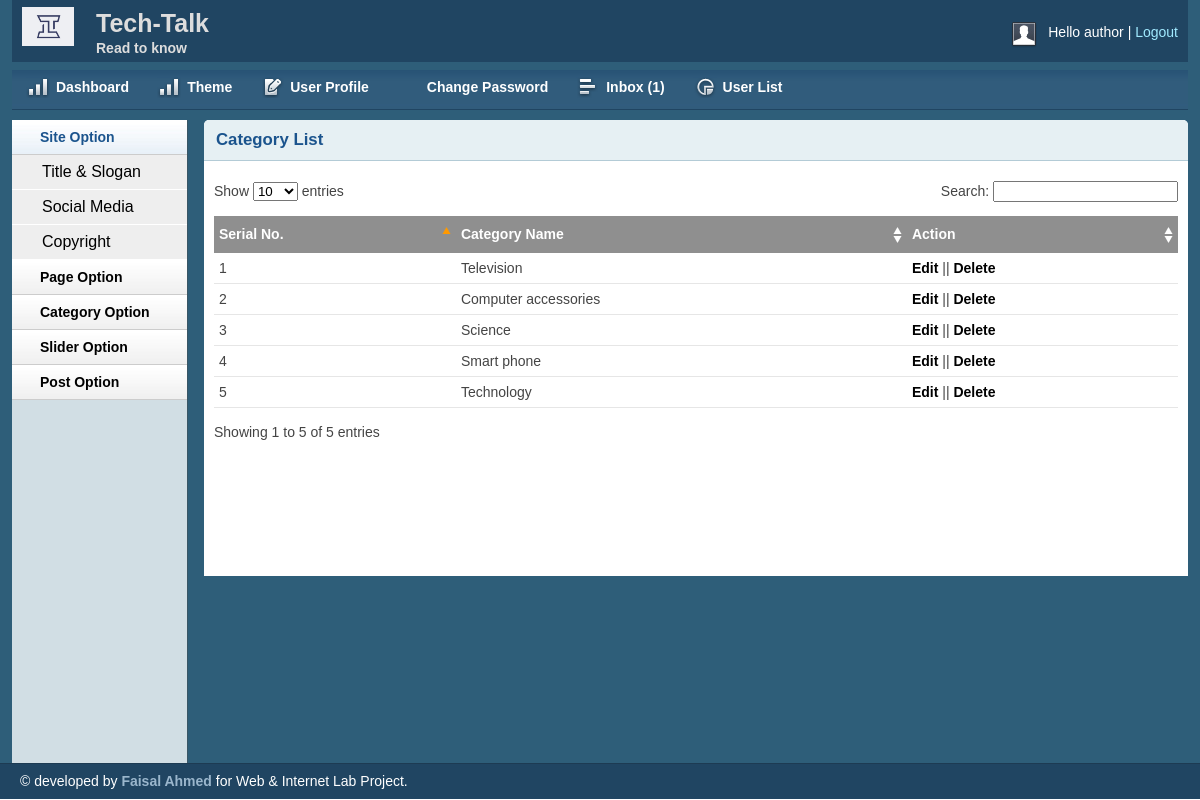
Screenshot of /admin/catlist.php (signed in) with the database file from the repository.
### tables this page shows
CREATE TABLE `tbl_category` (
  `id` int(11) NOT NULL,
  `name` varchar(50) NOT NULL
);

### lib/Database.php (called while the page is built, shortened)
<?php
Class Database{
	public $host   = DB_HOST;
	public $user   = DB_USER;
	public $pass   = DB_PASS;
	public $dbname = DB_NAME;
	public $link;
	private function connectDB(){
	$this->link = new mysqli($this->host, $this->user, $this->pass, $this->dbname);
 }
	public function select($query){
		$result = $this->link->query($query) or die($this->link->error.__LINE__);
		if($result->num_rows > 0){
			return $result;
		} else {
			return false;
		}
	}
}

### admin/catlist.php (the view, shortened to what this page needs)
<?php include 'inc/header.php';?>
<?php include 'inc/sidebar.php';?>
        <div class="grid_10">
            <div class="box round first grid">
                <h2>Category List</h2>
		<div class="block">
            <table class="data display datatable" id="example">
			<thead>
				<tr>
					<th>Serial No.</th>
					<th>Category Name</th>
					<th>Action</th>
				</tr>
			</thead>
			<tbody>
			<?php
				$query = "SELECT * FROM tbl_category order by id desc";
				$category = $db->select($query);
				if ($category) {
					$i=0;
					while($result = $category->fetch_assoc()){
						$i++;
			?>
			<tr class="odd gradeX">
				<td><?php echo $i;?></td>
				<td><?php echo $result['name'];?> </td>
				<td><a href="editcat.php?catid=<?php echo $result['id'];?>">Edit</a> || <a onclick="return confirm('ARE YOU SURE TO DELETE?');" href="?delcat=<?php echo $result['id'];?>">Delete</a></td>
			</tr>
						<?php 		} } ?>
					</tbody>
				</table>
               </div>
            </div>
        </div>
<?php include 'inc/footer.php';?>

### admin/css/layout.css (style rules this page uses)
body { background: #fff none repeat scroll 0 0; color: #444; font-size: 14px; padding: 0; }
a { color: #000; font-weight:bold; text-decoration: none; }
h1, h2, h3, h4, h5, h6 { line-height:1.2em; margin-bottom:.3em; }
h2 { margin-top:1em; }
.box { background:#fff; margin-bottom:20px; padding:10px 10px 10px 10px; margin-left:-8px; }
.box.grid { padding-bottom:40px; }
.box.round { -moz-border-radius: 5px 5px 0px 0px; -webkit-border-radius: 5px 5px 0px 0px; border-radius: 5px 5px 0px 0px; }
.box h2 { font-size:1.2em; font-weight:bold; color:#1B548D; background:#E6F0F3; margin:-10px -10px 0 -10px; padding:10px 12px; border-bottom:1px solid #B3CBD6; -moz-border-radius: 5px 5px 0px 0px; -webkit-border-radius: 5px 5px 0px 0px; border-radius: 5px 5px 0px 0px; }
.box.first { min-height: 406px; }
.block { padding-top:20px; }
.block { padding-bottom:1px; }
table.display { margin: 0 auto; clear: both; width: 100%; }
.sorting_asc { background: #8f8f8f url(../img/table/sort_asc.png) no-repeat center right; padding:8px 5px; text-align:left; color:#fff; }
.sorting { background:#8f8f8f url(../img/table/sort_both.png) no-repeat center right; padding:8px 5px; text-align:left; color:#fff; }
tr.odd { height: 30px; line-height: 30px; border-bottom:1px solid #e6e6e6; }
tr.even { height: 30px; line-height: 30px; border-bottom:1px solid #e6e6e6; }
tr.odd td, tr.even td { padding-left:5px; }

### rows the page displays
tbl_category: name "Television"
tbl_category: name "Computer accessories"
tbl_category: name "Science"
tbl_category: name "Smart phone"
tbl_category: name "Technology"

### other values shown
Session:: get('username') "author"
$count "1"
